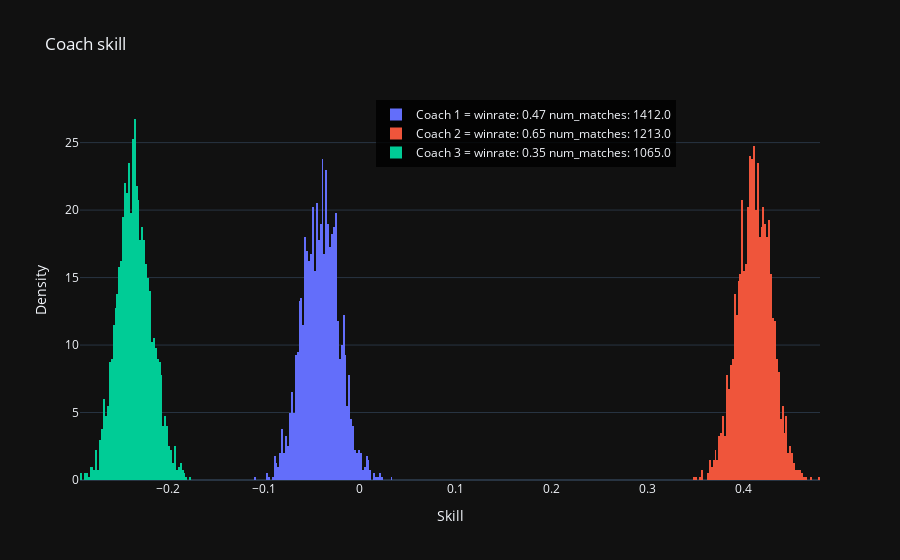

Notebook source saved alongside this figure:
### Code cell
import plotly.graph_objects as go
import plotly.io as pio
pio.templates.default = "plotly_dark"

fig = go.Figure()

for i in range(3):
    fig.add_trace(go.Histogram(x=samples["coach_skills"].detach().squeeze()[:,i], 
                               name=f"Coach {i+1} = winrate: {sorted_winrates[i]:.2f} num_matches: {sorted_num_matches[i]}",
                               histnorm='probability density'))

fig.update_layout(barmode='overlay', 
                  xaxis_title="Skill", 
                  yaxis_title="Density", 
                  title="Coach skill",
                  legend=dict(
        x=0.4,  # x position
        y=1,  # y position
        bgcolor='rgba(0, 0, 0, .8)',  # transparent background
        bordercolor='rgba(255, 255, 255, 0)'  # transparent border
    ))

fig.show()

### Figure 1 — Plotly figure (JSON) as saved in the notebook; plotly's stock layout.template omitted (floating-point values rounded to 4 significant figures; data arrays with more than 128 entries replaced by an {"elided": "..."} marker saying what was removed)
{"data": [{"histnorm": "probability density", "name": "Coach 1 = winrate: 0.47 num_matches: 1412.0", "type": "histogram", "x": {"elided": "2000 float values"}}, {"histnorm": "probability density", "name": "Coach 2 = winrate: 0.65 num_matches: 1213.0", "type": "histogram", "x": {"elided": "2000 float values"}}, {"histnorm": "probability density", "name": "Coach 3 = winrate: 0.35 num_matches: 1065.0", "type": "histogram", "x": {"elided": "2000 float values"}}], "layout": {"barmode": "overlay", "legend": {"bgcolor": "rgba(0, 0, 0, .8)", "bordercolor": "rgba(255, 255, 255, 0)", "x": 0.4, "y": 1}, "title": {"text": "Coach skill"}, "xaxis": {"title": {"text": "Skill"}}, "yaxis": {"title": {"text": "Density"}}}}
